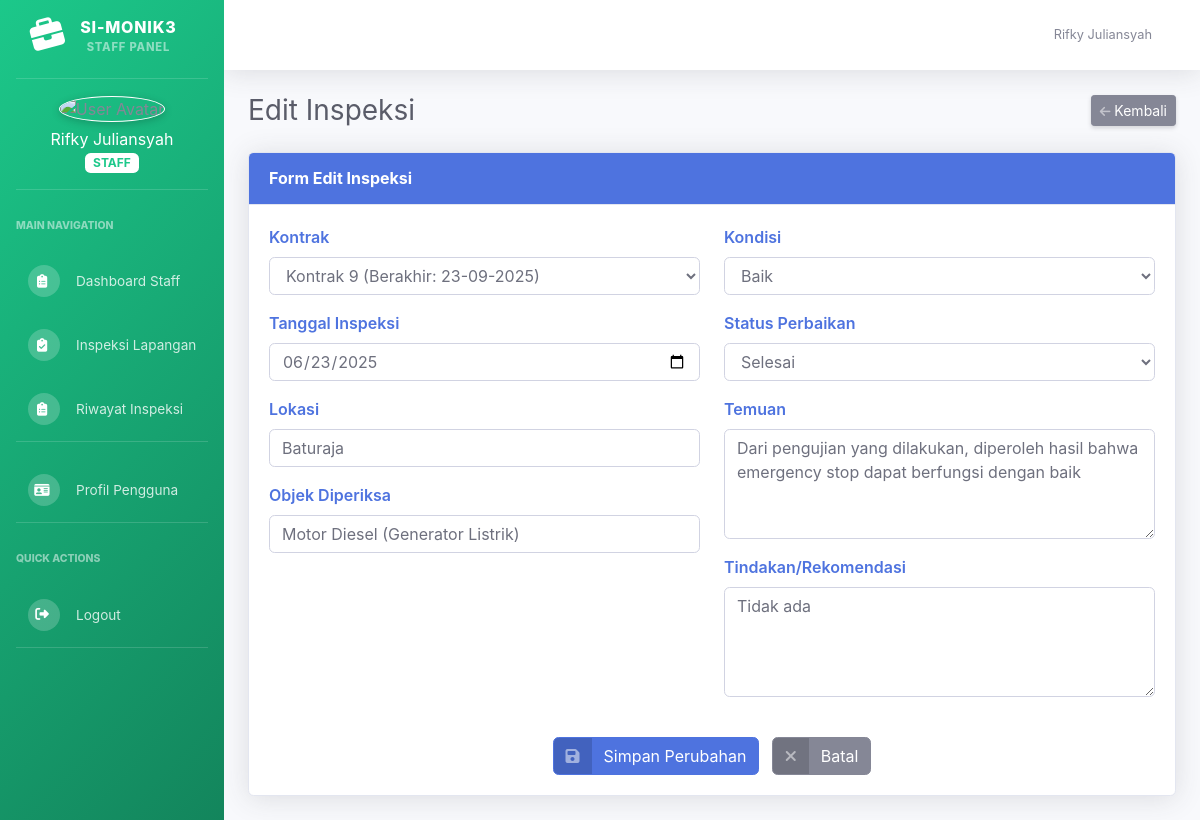
Screenshot of /edit_inspeksi.php?id=9 (signed in) with the database file from the repository.
### tables this page shows
CREATE TABLE `inspeksi` (
  `id_inspeksi` int(11) NOT NULL,
  `id_kontrak` int(11) NOT NULL,
  `tanggal_inspeksi` date NOT NULL,
  `lokasi` varchar(255) NOT NULL,
  `objek_diperiksa` varchar(255) NOT NULL,
  `kondisi` enum('baik','kurang baik','tidak layak') NOT NULL,
  `temuan` text DEFAULT NULL,
  `tindakan_rekomendasi` text DEFAULT NULL,
  `petugas_id` int(11) NOT NULL,
  `status_perbaikan` enum('perlu','selesai') DEFAULT 'perlu',
  `created_at` timestamp NOT NULL DEFAULT current_timestamp()
);

### edit_inspeksi.php (the view, shortened to what this page needs)
<?php
require_once '../../config/config.php';
function formatDate($date) {
    return date('d-m-Y', strtotime($date));
}
$id_inspeksi = isset($_GET['id']) ? intval($_GET['id']) : 0;
$query = "SELECT i.*, k.id_pengajuan, p.nama_perusahaan
          FROM inspeksi i
          JOIN kontrak k ON i.id_kontrak = k.id_kontrak
          JOIN pengajuan p ON k.id_pengajuan = p.id_pengajuan
          WHERE i.id_inspeksi = ? AND i.petugas_id = ?";
$stmt = mysqli_prepare($conn, $query);
mysqli_stmt_bind_param($stmt, 'ii', $id_inspeksi, $_SESSION['user']['id_user']);
mysqli_stmt_execute($stmt);
$result = mysqli_stmt_get_result($stmt);
$inspeksi = mysqli_fetch_assoc($result);
$query_kontrak = "SELECT k.id_kontrak, k.tanggal_berakhir
                  FROM kontrak k
                  JOIN pengajuan p ON k.id_pengajuan = p.id_pengajuan
                  WHERE p.id_pengajuan = ?";
$stmt_kontrak = mysqli_prepare($conn, $query_kontrak);
mysqli_stmt_bind_param($stmt_kontrak, 'i', $inspeksi['id_pengajuan']);
mysqli_stmt_execute($stmt_kontrak);
$kontraks = mysqli_stmt_get_result($stmt_kontrak)->fetch_all(MYSQLI_ASSOC);
?>
<!DOCTYPE html>
<html lang="en">
<head>
    <link href="../../vendor/fontawesome-free/css/all.min.css" rel="stylesheet">
    <link href="../../css/sb-admin-2.min.css" rel="stylesheet">
</head>
<body id="page-top">
<div id="wrapper">
    <?php include '../../includes/sidebar.php'; ?>
    <div id="content-wrapper" class="d-flex flex-column">
        <div id="content">
            <?php include '../../includes/topbar.php'; ?>
            <div class="container-fluid">
                <div class="d-sm-flex align-items-center justify-content-between mb-4">
                    <h1 class="h3 mb-0 text-gray-800">Edit Inspeksi</h1>
                    <a href="index.php" class="d-none d-sm-inline-block btn btn-sm btn-secondary shadow-sm">
                        <i class="fas fa-arrow-left fa-sm text-white-50"></i> Kembali
                    </a>
                </div>
                <div class="card shadow mb-4">
                    <div class="card-header py-3">
                        <h6 class="m-0 font-weight-bold">Form Edit Inspeksi</h6>
                    </div>
                    <div class="card-body">
                        <form method="POST">
                            <div class="row">
                                <div class="col-md-6">
                                    <div class="form-group">
                                        <label for="id_kontrak" class="form-label">Kontrak</label>
                                        <select class="form-control" id="id_kontrak" name="id_kontrak" required>
                                            <?php foreach ($kontraks as $kontrak): ?>
                                                <option value="<?= $kontrak['id_kontrak'] ?>"
                                                    <?= $kontrak['id_kontrak'] == $inspeksi['id_kontrak'] ? 'selected' : '' ?>>
                                                    Kontrak <?= $kontrak['id_kontrak'] ?> (Berakhir: <?= formatDate($kontrak['tanggal_berakhir']) ?>)
                                                </option>
                                            <?php endforeach; ?>
                                        </select>
                                    </div>
                                    <div class="form-group">
                                        <label for="tanggal_inspeksi" class="form-label">Tanggal Inspeksi</label>
                                        <input type="date" class="form-control" id="tanggal_inspeksi" name="tanggal_inspeksi"
                                               value="<?= htmlspecialchars($inspeksi['tanggal_inspeksi']) ?>" required>
                                    </div>
                                    <div class="form-group">
                                        <label for="lokasi" class="form-label">Lokasi</label>
                                        <input type="text" class="form-control" id="lokasi" name="lokasi"
                                               value="<?= htmlspecialchars($inspeksi['lokasi']) ?>" required>
                                    </div>
                                    <div class="form-group">
                                        <label for="objek_diperiksa" class="form-label">Objek Diperiksa</label>
                                        <input type="text" class="form-control" id="objek_diperiksa" name="objek_diperiksa"
                                               value="<?= htmlspecialchars($inspeksi['objek_diperiksa']) ?>" required>
                                    </div>
                                </div>
                                <div class="col-md-6">
                                    <div class="form-group">
                                        <label for="kondisi" class="form-label">Kondisi</label>
                                        <select class="form-control" id="kondisi" name="kondisi" required>
                                            <option value="baik" <?= $inspeksi['kondisi'] == 'baik' ? 'selected' : '' ?>>Baik</option>
                                        </select>
                                    </div>
                                    <div class="form-group">
                                        <label for="status_perbaikan" class="form-label">Status Perbaikan</label>
                                        <select class="form-control" id="status_perbaikan" name="status_perbaikan" required>
                                            <option value="selesai" <?= $inspeksi['status_perbaikan'] == 'selesai' ? 'selected' : '' ?>>Selesai</option>
                                        </select>
                                    </div>
                                    <div class="form-group">
                                        <label for="temuan" class="form-label">Temuan</label>
                                        <textarea class="form-control" id="temuan" name="temuan" rows="4" required><?= htmlspecialchars($inspeksi['temuan']) ?></textarea>
                                    </div>
                                    <div class="form-group">
                                        <label for="tindakan_rekomendasi" class="form-label">Tindakan/Rekomendasi</label>
                                        <textarea class="form-control" id="tindakan_rekomendasi" name="tindakan_rekomendasi" rows="4" required><?= htmlspecialchars($inspeksi['tindakan_rekomendasi']) ?></textarea>
                                    </div>
                                </div>
                            </div>
                            <div class="text-center mt-4">
                                <button type="submit" class="btn btn-primary btn-icon-split">
                                    <span class="icon text-white-50">
                                        <i class="fas fa-save"></i>
                                    </span>
                                    <span class="text">Simpan Perubahan</span>
                                </button>
                                <a href="detail_inspeksi.php?id=<?= $id_inspeksi ?>" class="btn btn-secondary btn-icon-split ml-2">
                                    <span class="icon text-white-50">
                                        <i class="fas fa-times"></i>
                                    </span>
                                    <span class="text">Batal</span>
                                </a>
                            </div>
                        </form>
                    </div>
                </div>
            </div>
        </div>
    </div>
</div>
</body>
</html>

### edit_inspeksi.php (style rules this page uses)
.card-header { background-color: #4e73df; color: white; }
.form-label { font-weight: 600; color: #4e73df; }

### rows the page displays
inspeksi: id_kontrak "Kontrak 9 (Berakhir: 23-09-2025)", tanggal_inspeksi "06/23/2025", lokasi "Baturaja", objek_diperiksa "Motor Diesel (Generator Listrik)", kondisi "Baik", status_perbaikan "Selesai", temuan "Dari pengujian yang dilakukan, diperoleh hasil bahwa emergency stop dapat berfungsi dengan baik", tindakan_rekomendasi "Tidak ada"

### other values shown
$role "STAFF"
$_SESSION['user']['nama'] "Rifky Juliansyah"
$nama "Rifky Juliansyah"
